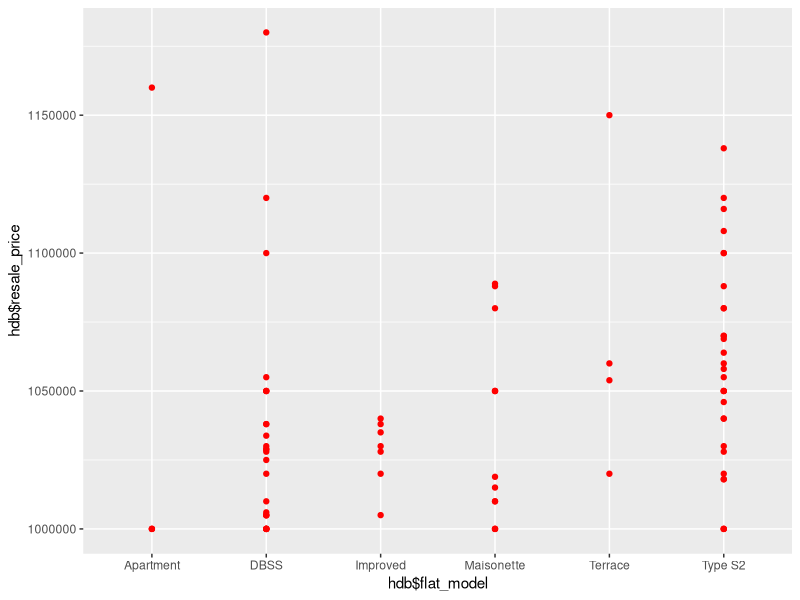
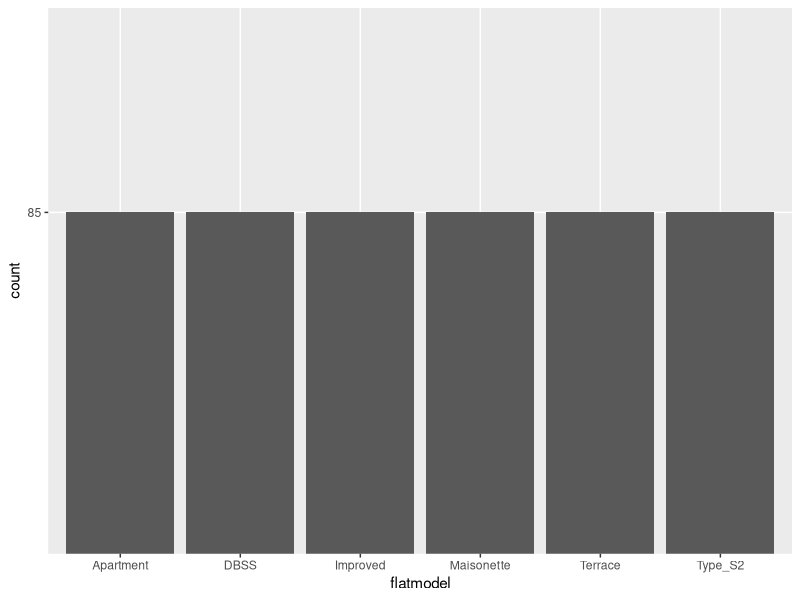
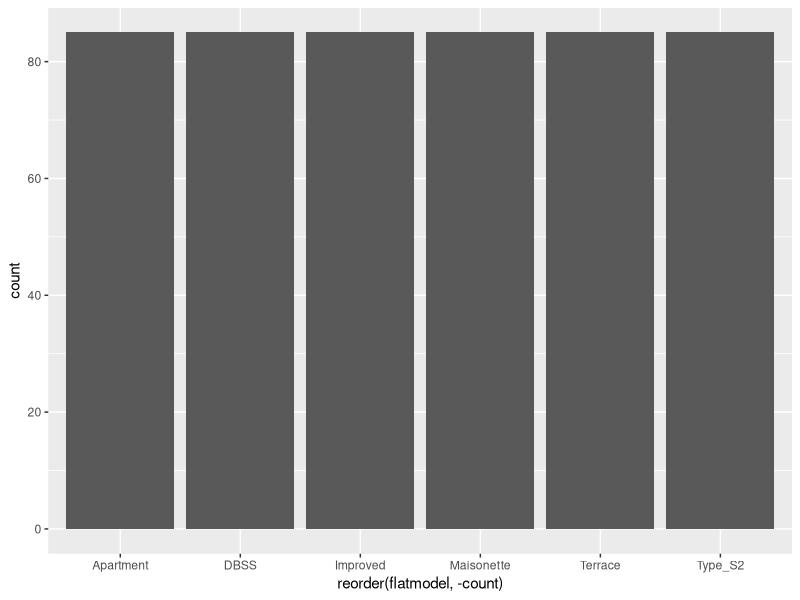

The R source for these figures, in order:
#High Resale Prices

hdb<-read.csv("./Datasets/insight 2.csv")
hdb

library(ggplot2)
ggplot(hdb,aes(x=hdb$flat_model,y=hdb$resale_price)) +
  geom_point(fill="pink",color ="red")

levels(hdb$flat_model)

DBSS <- nrow(filter(hdb, hdb$flat_model=="DBSS"))
Maisonette <- nrow(filter(hdb, hdb$flat_model=="Maisonette"))
Type_S2 <- nrow(filter(hdb, hdb$flat_model=="Type S2"))
Terrace <- nrow(filter(hdb, hdb$flat_model=="Terrace"))
Improved <- nrow(filter(hdb, hdb$flat_model=="Improved"))
Apartment <- nrow(filter(hdb, hdb$flat_model=="Apartment"))

flatmodel<-c("DBSS","Maisonette","Type_S2","Terrace","Improved","Apartment")
count<-as.numeric(c(DBSS,Maisonette,Type_S2,Terrace,Improved,Apartment))

data<-data.frame(cbind(flatmodel,count))
data

ggplot(data=data, aes(x=flatmodel,y=count)) +
  geom_bar(stat="identity")

data$count <- as.numeric(as.character(data$count))

ggplot(data=data, aes(x=reorder(flatmodel,-count),y=count)) +
  geom_bar(stat = "identity")
